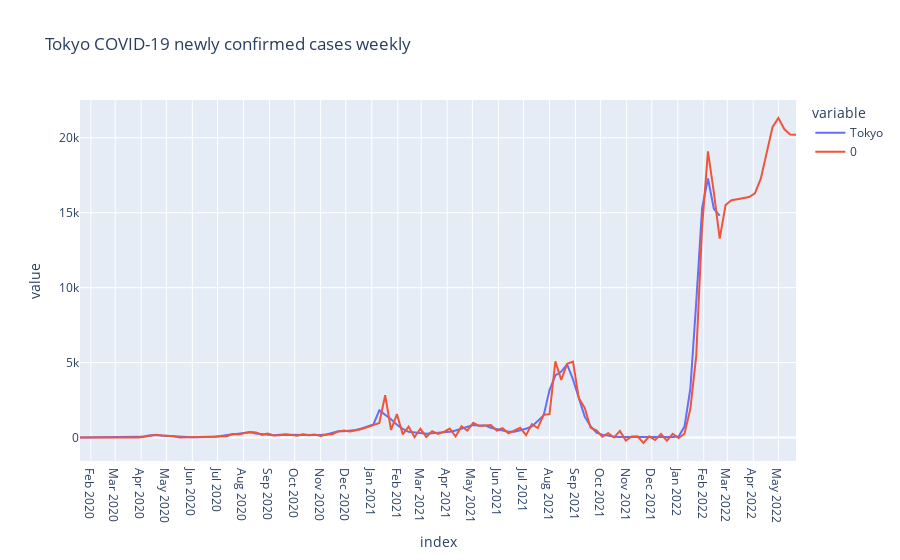

This figure's notebook cell:
### Code cell
ts_forecast = result_tokyo.predict(start=df_gr.index[0], end=df_gr.index[-1]+relativedelta(months=3))
temp_df = df_gr.Tokyo.to_frame()
temp_df = pd.concat([temp_df, ts_forecast])

fig = px.line(temp_df, title='Tokyo COVID-19 newly confirmed cases weekly')
fig.update_layout({
    'xaxis': {
        'dtick': 'M1'
    }
})
fig.show()

### Figure 1 — Plotly figure (JSON) as saved in the notebook; plotly's stock layout.template omitted (floating-point values rounded to 4 significant figures; data arrays with more than 128 entries replaced by an {"elided": "..."} marker saying what was removed)
{"data": [{"hovertemplate": "variable=Tokyo<br>index=%{x}<br>value=%{y}<extra></extra>", "legendgroup": "Tokyo", "line": {"color": "#636efa", "dash": "solid"}, "marker": {"symbol": "circle"}, "mode": "lines", "name": "Tokyo", "orientation": "v", "showlegend": true, "type": "scatter", "x": {"elided": "233 str values"}, "xaxis": "x", "y": {"elided": "233 float values"}, "yaxis": "y"}, {"hovertemplate": "variable=0<br>index=%{x}<br>value=%{y}<extra></extra>", "legendgroup": "0", "line": {"color": "#EF553B", "dash": "solid"}, "marker": {"symbol": "circle"}, "mode": "lines", "name": "0", "orientation": "v", "showlegend": true, "type": "scatter", "x": {"elided": "233 str values"}, "xaxis": "x", "y": {"elided": "233 float values"}, "yaxis": "y"}], "layout": {"autosize": true, "legend": {"title": {"text": "variable"}, "tracegroupgap": 0}, "title": {"text": "Tokyo COVID-19 newly confirmed cases weekly"}, "xaxis": {"anchor": "y", "autorange": true, "domain": [0, 1], "dtick": "M1", "range": ["2020-01-19", "2022-05-22"], "title": {"text": "index"}, "type": "date"}, "yaxis": {"anchor": "x", "autorange": true, "domain": [0, 1], "range": [-1568.0, 22520.0], "title": {"text": "value"}, "type": "linear"}}}
